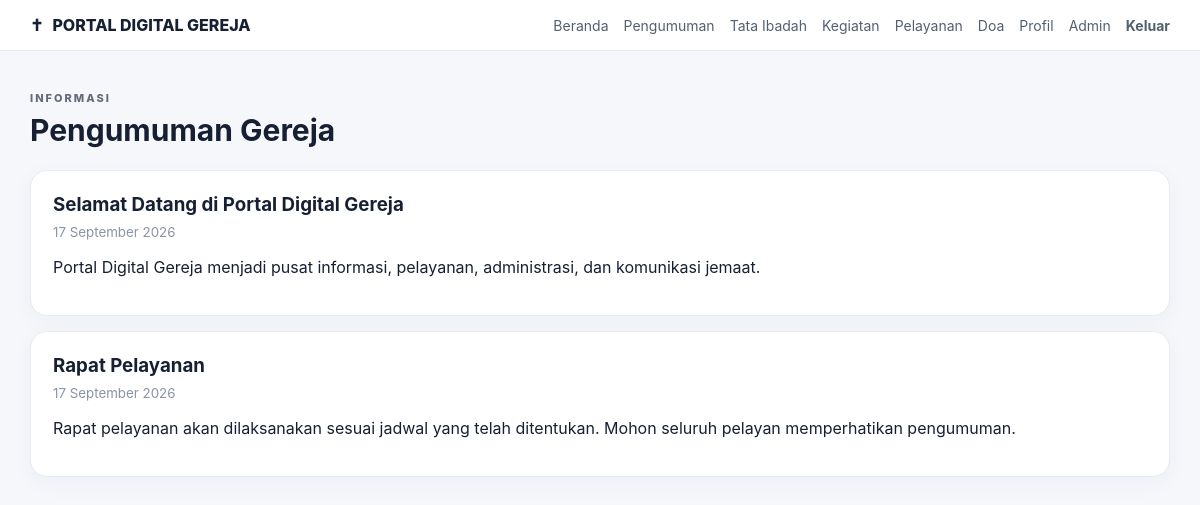
Screenshot of /announcements.php (signed in) with the database file from the repository.
### tables this page shows
CREATE TABLE announcements (
 id INT AUTO_INCREMENT PRIMARY KEY,
 title VARCHAR(200) NOT NULL,
 content TEXT NOT NULL,
 published_at DATETIME DEFAULT CURRENT_TIMESTAMP
);

### config.php (called while the page is built, shortened)
<?php
function e($value): string {
    return htmlspecialchars((string)$value, ENT_QUOTES, 'UTF-8');
}

### announcements.php (the view)
<?php
require_once 'config.php'; require_login();
$items=$pdo->query("SELECT * FROM announcements ORDER BY published_at DESC")->fetchAll();
?><!doctype html><html lang="id"><head><meta charset="utf-8"><meta name="viewport" content="width=device-width,initial-scale=1"><title>Pengumuman</title><link rel="stylesheet" href="assets/style.css"></head><body><?php include 'partials/nav.php'; ?><main class="container"><div class="page-title"><span class="eyebrow">INFORMASI</span><h2>Pengumuman Gereja</h2></div><?php foreach($items as $a): ?><section class="card announcement"><h3><?= e($a['title']) ?></h3><small><?= e(date('d F Y',strtotime($a['published_at']))) ?></small><p><?= nl2br(e($a['content'])) ?></p></section><?php endforeach; ?></main></body></html>

### css/style.css (style rules this page uses)
* { box-sizing:border-box }
body { margin:0;font-family:Inter,Arial,sans-serif;background:#f5f7fb;color:#172033 }
.container { max-width:1180px;margin:35px auto;padding:0 20px }
.eyebrow { font-size:11px;letter-spacing:2px;font-weight:800;opacity:.65 }
.card { background:#fff;border:1px solid #e8ebf0;border-radius:17px;padding:22px;box-shadow:0 6px 25px rgba(25,40,70,.04) }
.page-title { margin-bottom:22px }
.page-title h2 { margin:6px 0;font-size:30px }
.announcement { margin-bottom:15px }
.announcement h3 { margin:0 0 5px }
.announcement small { color:#8a94a5 }

### rows the page displays
announcements: title "Selamat Datang di Portal Digital Gereja", published_at "17 September 2026", content "Portal Digital Gereja menjadi pusat informasi, pelayanan, administrasi, dan komunikasi jemaat."
announcements: title "Rapat Pelayanan", published_at "17 September 2026", content "Rapat pelayanan akan dilaksanakan sesuai jadwal yang telah ditentukan. Mohon seluruh pelayan memperhatikan pengumuman."
